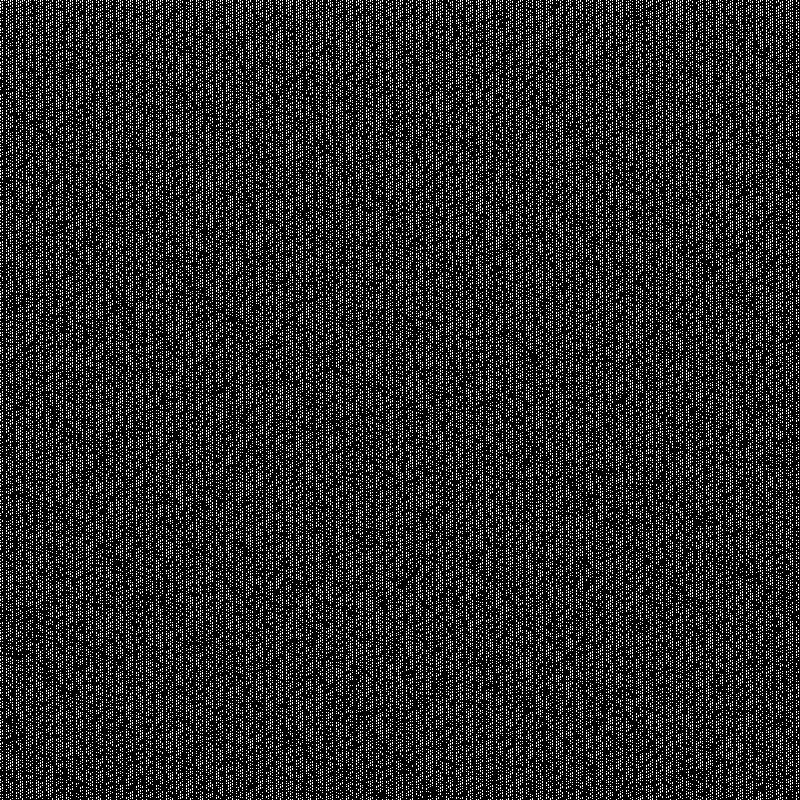
Frame 1 (no input)
Frame 60 (the mouse pressed at the canvas centre just before this capture): identical to frame 1, image omitted
Frame 120 (the mouse held since frame 60 and released just before this capture): identical to frame 1, image omitted

The Processing sketch that drew this single still picture (run headless with seeded random() and noise(); from frame 60 on, the mouse is pressed at the canvas centre):

// Processing sketch: processing_128468
// ── processing_128468.pde

void setup()
{
  size(800, 800);
  loadPixels();
  color c; 
  for (int i = 0; i < pixels.length; i++)
  {
    if (prime(i+1))  c = color(255);
    else c = color(0);
    pixels[i] = c;
  }
  updatePixels();
}
 
boolean prime(int n)
{
  if (n <= 1)  return false;
  else
  {
    if (n == 2 || n == 3)
    {
      return true;
    }
    if (n % 6 != 1 && n % 6 != 5)
    {
      return false;
    }
    for (int i = 1; 6*i+1 <= int(sqrt(n))+1; i++)
    {
      if (n % (6*i-1) == 0)  return false;
      if (n % (6*i-1) == 0)  return false;
    }
    return true;
  }
}
void draw()
{
}
